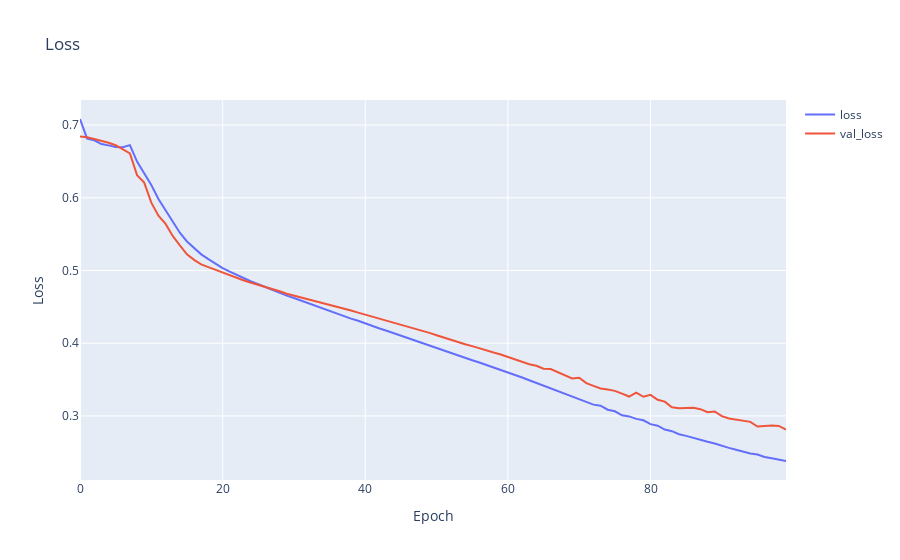

The notebook cell saved with this chart:
### Code cell
# plot loss
fig = go.Figure()
fig.add_trace(go.Scatter(y=history.history['loss'], mode='lines', name='loss'))
fig.add_trace(go.Scatter(y=history.history['val_loss'], mode='lines', name='val_loss'))
fig.update_layout(title='Loss', xaxis_title='Epoch', yaxis_title='Loss')
fig.show()
